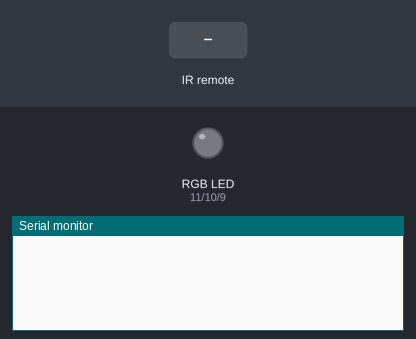
A sketch run on a simulated Arduino Uno, built with avr-gcc and run on an emulated ATmega328P. On the bench: an RGB LED mixed from three pins (HIGH = lit), the last lines printed to the serial monitor. The inputs (shaded band) are chosen by the test bench.

Above: at 1.2 s.
1.3 s: infrared code 0x45 received
At 2.3 s:
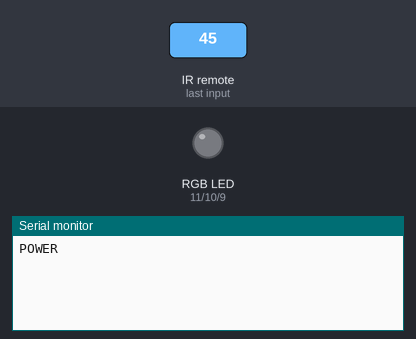
2.8 s: infrared code 0x47 received
At 3.4 s:
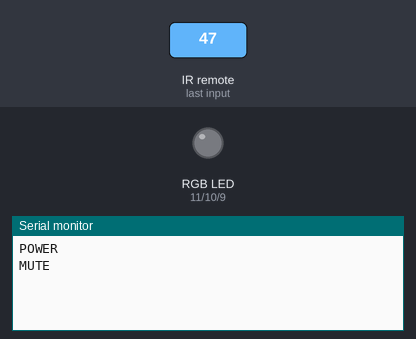
4.3 s: infrared code 0x46 received
At 5.8 s:
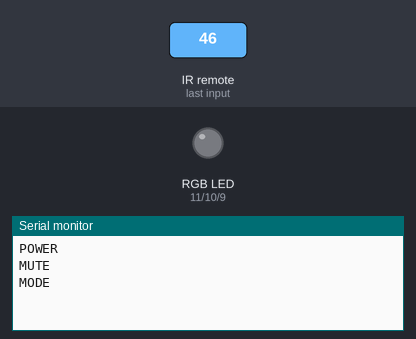

The sketch:

RemoteControlledLight.ino
```cpp
#include <IRremote.h>  // Include the IRremote library

const int receiverPin = 2;  // Define the pin number for the IR Sensor

// Define the pins of RBG LED
const int redPin = 11;
const int greenPin = 10;
const int bluePin = 9;

void setup() {
  // Initialize RGB LED pins
  pinMode(redPin, OUTPUT);
  pinMode(greenPin, OUTPUT);
  pinMode(bluePin, OUTPUT);

  // Start serial communication at a baud rate of 9600
  Serial.begin(9600);
  // Initialize the IR receiver on the specified pin with LED feedback enabled
  IrReceiver.begin(receiverPin, ENABLE_LED_FEEDBACK);
}

void loop() {
  if (IrReceiver.decode()) {  // Check if the IR receiver has received a signal
    bool result = 0;
    String key = decodeKeyValue(IrReceiver.decodedIRData.command);
    if (key != "ERROR") {
      Serial.println(key);  // Print the readable command
      delay(100);
    }

    if (key == "1") {
      setColor(255, 0, 0);  // Red
    } else if (key == "2") {
      setColor(0, 255, 0);  // Green
    } else if (key == "3") {
      setColor(0, 0, 255);  // Blue
    } else if (key == "4") {
      setColor(255, 165, 0);  // Orange
      delay(100);
      setColor(0, 0, 0);  // Turn off RGB LED
      delay(100);
    } else {
      setColor(0, 0, 0);  // Turn off RGB LED for any other key
    }
  IrReceiver.resume();  // Prepare the IR receiver to receive the next signal
  }
}

// Function to set the color of the RGB LED
void setColor(int red, int green, int blue) {
  analogWrite(redPin, red);
  analogWrite(greenPin, green);
  analogWrite(bluePin, blue);
}

// Function to map received IR signals to corresponding keys
String decodeKeyValue(long result) {
  switch (result) {
    case 0x45: return "POWER";
    case 0x47: return "MUTE";
    case 0x46: return "MODE";
    case 0x44: return "PLAY/PAUSE";
    case 0x40: return "BACKWARD";
    case 0x43: return "FORWARD";
    case 0x7: return "EQ";
    case 0x15: return "-";
    case 0x9: return "+";
    case 0x19: return "CYCLE";
    case 0xD: return "U/SD";
    case 0x16: return "0";
    case 0xC: return "1";
    case 0x18: return "2";
    case 0x5E: return "3";
    case 0x8: return "4";
    case 0x1C: return "5";
    case 0x5A: return "6";
    case 0x42: return "7";
    case 0x52: return "8";
    case 0x4A: return "9";
    case 0x0: return "ERROR";
    default: return "ERROR";
  }
}
```

Measured:
- after the input at 1.3 s, the serial monitor: prints a new line at once (image 1)
- after the input at 2.8 s, the serial monitor: prints a new line at once (image 2)
- after the input at 4.3 s, the serial monitor: prints a new line at once (image 3)
